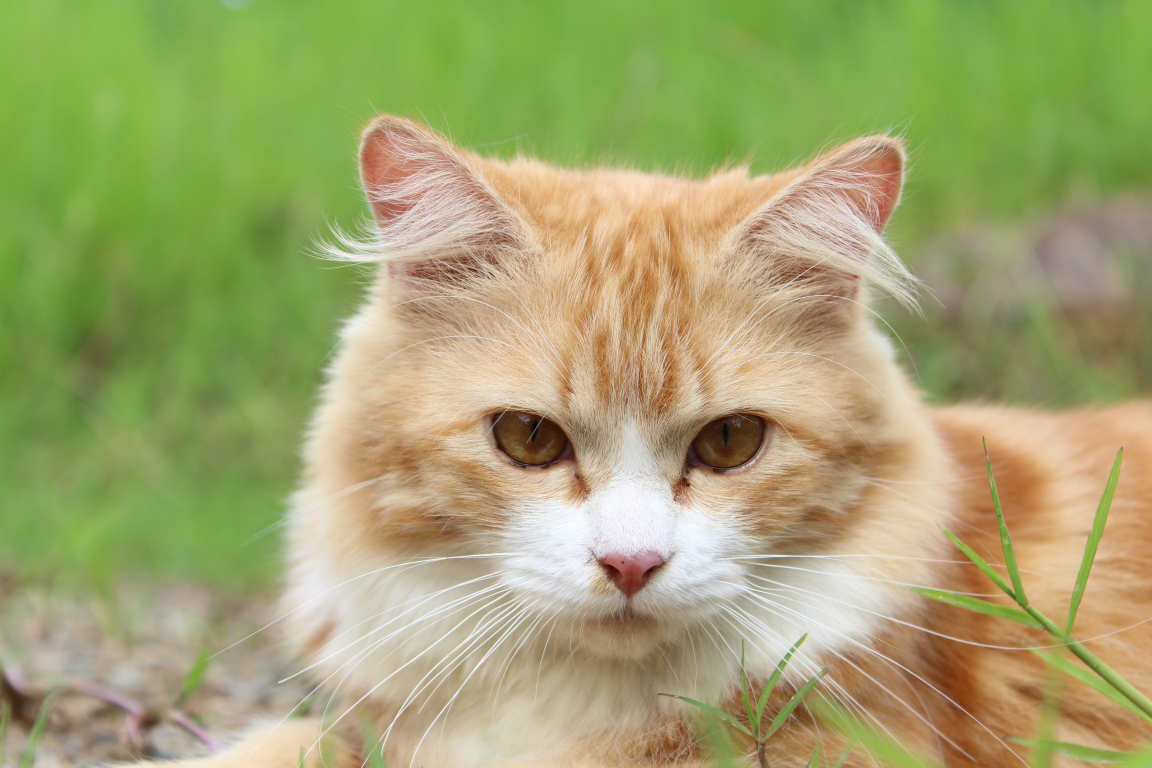
#> input picture deep_learning_basic/image_scale/cat.jpg, 3456 x 2304 px, found by its file name (shown at 1/3 size)
$ python bicubic_interpolate.py
#> lines starting #> are read from the running program, lines starting #| are printed output that depends on the picture
#> further down, img is the input picture: shape (2304, 3456, 3); mean B, G, R 111, 164.6, 162.4
import numpy as np

def cubic_weight(t, a=-0.5):
    t = abs(t)
    if t <= 1:
        return (a + 2) * t**3 - (a + 3) * t**2 + 1
    elif 1 < t < 2:
        return a * t**3 - 5 * a * t**2 + 8 * a * t - 4 * a
    else:
        return 0

def bicubic_interpolate_HWCN(image, out_h, out_w, align_corners=False):
    """
    image: numpy.ndarray, shape = [H, W, C]
    out_h, out_w: int, 目标图像高和宽
    align_corners: bool，是否角对齐
    返回: numpy.ndarray, shape = [out_h, out_w, C]
    """
#> called with out_h = 300, out_w = 400, align_corners = False
    in_h, in_w, channels = image.shape
#> in_h = 2304; in_w = 3456; channels = 3
    output = np.zeros((out_h, out_w, channels), dtype=image.dtype)

    if align_corners:
        scale_x = (in_w - 1) / (out_w - 1)
        scale_y = (in_h - 1) / (out_h - 1)
    else:
        scale_x = in_w / out_w
#> scale_x = 8.64
        scale_y = in_h / out_h
#> scale_y = 7.68

    for y in range(out_h):
        for x in range(out_w):
            if align_corners:
                src_x = scale_x * x
                src_y = scale_y * y
            else:
                src_x = scale_x * (x + 0.5) - 0.5
                src_y = scale_y * (y + 0.5) - 0.5

            # 将计算出来的目标图像对应到原图的浮点坐标
            # src_x, src_y 限制在合法范围内（0 到 图像宽/高减1）。
            src_x = min(max(src_x, 0), in_w - 1)
            src_y = min(max(src_y, 0), in_h - 1)

            # 即目标点相对于整数像素坐标的偏移。
            i = int(np.floor(src_x))
            j = int(np.floor(src_y))
            dx = src_x - i
            dy = src_y - j

            # 计算x方向和y方向的4个权重，这4个权重对应双三次插值邻域的4个像素权重
            # 水平方向的权重
            wx = np.array([cubic_weight(m - dx) for m in range(-1, 3)])
            # 垂直方向的权重
            wy = np.array([cubic_weight(dy - n) for n in range(-1, 3)])

            for c in range(channels):
                val = 0.0
                for m in range(-1, 3):
                    for n in range(-1, 3):
                        x_idx = min(max(i + m, 0), in_w - 1)
                        y_idx = min(max(j + n, 0), in_h - 1)
                        val += wx[m + 1] * wy[n + 1] * image[y_idx, x_idx, c]

                output[y, x, c] = val
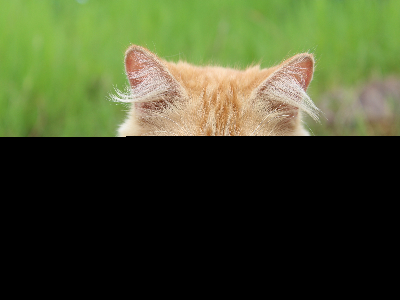
#> output: shape (300, 400, 3); mean B, G, R 42.3, 75.4, 66.4

    return output

if __name__ == "__main__":
    import cv2
    img = cv2.imread("F:\pytorchPorject\DeepLearningFamily\deep_learning_basic\image_scale\cat.jpg")  # HWC 格式
    if img is None:
        raise FileNotFoundError("图片路径错误或文件不存在")
    # 输出大小 300x400，注意cv2的shape是(H,W,C)
#> (the run stopped early here; a loop or call above may not have finished)
